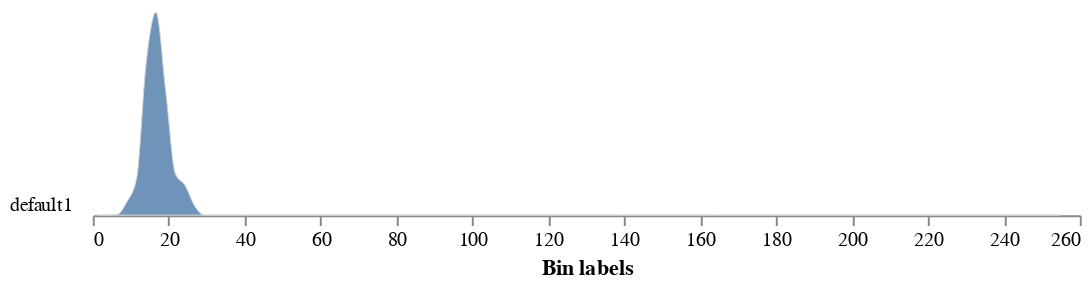

The cell this chart's notebook holds for it:
### Code cell
# Analyze grayscale intensity values of the plant 

analysis_image  = pcv.analyze.grayscale(gray_img=img, labeled_mask=mask,
                                        n_labels=1, bins=100, 
                                        label="default")

### Figure 1 — Vega-Lite specification as saved in the notebook (floating-point values rounded to 4 significant figures)
{"config": {"view": {"continuousWidth": 300, "continuousHeight": 300, "stroke": null}, "axis": {"grid": false}, "facet": {"columns": 1, "spacing": 0}, "title": {"anchor": "end"}}, "data": {"name": "data-b2190e3777a687f6e9fc8c8084a1edcc"}, "facet": {"field": "sample", "header": {"labelAngle": 0, "labelAlign": "left", "labelOrient": "left"}, "title": null, "type": "nominal"}, "spec": {"mark": {"type": "area", "fillOpacity": 0.8, "interpolate": "monotone", "stroke": "lightgray", "strokeWidth": 0.5}, "encoding": {"x": {"field": "label", "title": "Bin labels", "type": "quantitative"}, "y": {"axis": null, "field": "value", "scale": {"range": [10, -100]}, "type": "quantitative"}}, "height": 10, "width": 500}, "bounds": "flush", "$schema": "https://vega.github.io/schema/vega-lite/v5.8.0.json", "datasets": {"data-b2190e3777a687f6e9fc8c8084a1edcc": [{"sample": "default1", "value": 0, "label": 1.28}, {"sample": "default1", "value": 31, "label": 3.84}, {"sample": "default1", "value": 142, "label": 6.4}, {"sample": "default1", "value": 4221, "label": 8.96}, {"sample": "default1", "value": 11667, "label": 11.52}, {"sample": "default1", "value": 49255, "label": 14.08}, {"sample": "default1", "value": 65376, "label": 16.64}, {"sample": "default1", "value": 40201, "label": 19.2}, {"sample": "default1", "value": 13316, "label": 21.76}, {"sample": "default1", "value": 9571, "label": 24.32}, {"sample": "default1", "value": 2864, "label": 26.88}, {"sample": "default1", "value": 9, "label": 29.44}, {"sample": "default1", "value": 0, "label": 32.0}, {"sample": "default1", "value": 0, "label": 34.56}, {"sample": "default1", "value": 0, "label": 37.12}, {"sample": "default1", "value": 0, "label": 39.68}, {"sample": "default1", "value": 0, "label": 42.24}, {"sample": "default1", "value": 0, "label": 44.8}, {"sample": "default1", "value": 0, "label": 47.36}, {"sample": "default1", "value": 0, "label": 49.92}, {"sample": "default1", "value": 0, "label": 52.48}, {"sample": "default1", "value": 0, "label": 55.04}, {"sample": "default1", "value": 0, "label": 57.6}, {"sample": "default1", "value": 0, "label": 60.16}, {"sample": "default1", "value": 0, "label": 62.72}, {"sample": "default1", "value": 0, "label": 65.28}, {"sample": "default1", "value": 0, "label": 67.84}, {"sample": "default1", "value": 0, "label": 70.4}, {"sample": "default1", "value": 0, "label": 72.96}, {"sample": "default1", "value": 0, "label": 75.52}, {"sample": "default1", "value": 0, "label": 78.08}, {"sample": "default1", "value": 0, "label": 80.64}, {"sample": "default1", "value": 0, "label": 83.2}, {"sample": "default1", "value": 0, "label": 85.76}, {"sample": "default1", "value": 0, "label": 88.32}, {"sample": "default1", "value": 0, "label": 90.88}, {"sample": "default1", "value": 0, "label": 93.44}, {"sample": "default1", "value": 0, "label": 96.0}, {"sample": "default1", "value": 0, "label": 98.56}, {"sample": "default1", "value": 0, "label": 101.1}, {"sample": "default1", "value": 0, "label": 103.7}, {"sample": "default1", "value": 0, "label": 106.2}, {"sample": "default1", "value": 0, "label": 108.8}, {"sample": "default1", "value": 0, "label": 111.4}, {"sample": "default1", "value": 0, "label": 113.9}, {"sample": "default1", "value": 0, "label": 116.5}, {"sample": "default1", "value": 0, "label": 119.0}, {"sample": "default1", "value": 0, "label": 121.6}, {"sample": "default1", "value": 0, "label": 124.2}, {"sample": "default1", "value": 0, "label": 126.7}, {"sample": "default1", "value": 0, "label": 129.3}, {"sample": "default1", "value": 0, "label": 131.8}, {"sample": "default1", "value": 0, "label": 134.4}, {"sample": "default1", "value": 0, "label": 137.0}, {"sample": "default1", "value": 0, "label": 139.5}, {"sample": "default1", "value": 0, "label": 142.1}, {"sample": "default1", "value": 0, "label": 144.6}, {"sample": "default1", "value": 0, "label": 147.2}, {"sample": "default1", "value": 0, "label": 149.8}, {"sample": "default1", "value": 0, "label": 152.3}, {"sample": "default1", "value": 0, "label": 154.9}, {"sample": "default1", "value": 0, "label": 157.4}, {"sample": "default1", "value": 0, "label": 160.0}, {"sample": "default1", "value": 0, "label": 162.6}, {"sample": "default1", "value": 0, "label": 165.1}, {"sample": "default1", "value": 0, "label": 167.7}, {"sample": "default1", "value": 0, "label": 170.2}, {"sample": "default1", "value": 0, "label": 172.8}, {"sample": "default1", "value": 0, "label": 175.4}, {"sample": "default1", "value": 0, "label": 177.9}, {"sample": "default1", "value": 0, "label": 180.5}, {"sample": "default1", "value": 0, "label": 183.0}, {"sample": "default1", "value": 0, "label": 185.6}, {"sample": "default1", "value": 0, "label": 188.2}, {"sample": "default1", "value": 0, "label": 190.7}, {"sample": "default1", "value": 0, "label": 193.3}, {"sample": "default1", "value": 0, "label": 195.8}, {"sample": "default1", "value": 0, "label": 198.4}, {"sample": "default1", "value": 0, "label": 201.0}, {"sample": "default1", "value": 0, "label": 203.5}, {"sample": "default1", "value": 0, "label": 206.1}, {"sample": "default1", "value": 0, "label": 208.6}, {"sample": "default1", "value": 0, "label": 211.2}, {"sample": "default1", "value": 0, "label": 213.8}, {"sample": "default1", "value": 0, "label": 216.3}, {"sample": "default1", "value": 0, "label": 218.9}, {"sample": "default1", "value": 0, "label": 221.4}, {"sample": "default1", "value": 0, "label": 224.0}, {"sample": "default1", "value": 0, "label": 226.6}, {"sample": "default1", "value": 0, "label": 229.1}, {"sample": "default1", "value": 0, "label": 231.7}, {"sample": "default1", "value": 0, "label": 234.2}, {"sample": "default1", "value": 0, "label": 236.8}, {"sample": "default1", "value": 0, "label": 239.4}, {"sample": "default1", "value": 0, "label": 241.9}, {"sample": "default1", "value": 0, "label": 244.5}, {"sample": "default1", "value": 0, "label": 247.0}, {"sample": "default1", "value": 0, "label": 249.6}, {"sample": "default1", "value": 0, "label": 252.2}, {"sample": "default1", "value": 0, "label": 254.7}]}}
